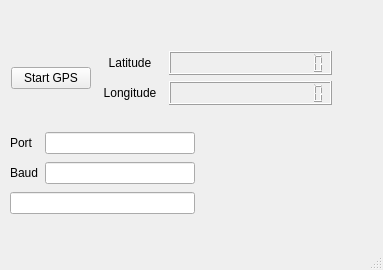
<?xml version="1.0" encoding="UTF-8"?>
<ui version="4.0">
 <class>MainWindow</class>
 <widget class="QMainWindow" name="MainWindow">
  <property name="geometry">
   <rect>
    <x>0</x>
    <y>0</y>
    <width>383</width>
    <height>270</height>
   </rect>
  </property>
  <property name="windowTitle">
   <string>MainWindow</string>
  </property>
  <widget class="QWidget" name="centralwidget">
   <widget class="QWidget" name="layoutWidget">
    <property name="geometry">
     <rect>
      <x>10</x>
      <y>130</y>
      <width>185</width>
      <height>89</height>
     </rect>
    </property>
    <layout class="QGridLayout" name="gridLayout">
     <item row="0" column="0">
      <widget class="QLabel" name="portLabel">
       <property name="text">
        <string>Port</string>
       </property>
      </widget>
     </item>
     <item row="0" column="1">
      <widget class="QLineEdit" name="readPort"/>
     </item>
     <item row="1" column="0">
      <widget class="QLabel" name="baudLabel">
       <property name="text">
        <string>Baud</string>
       </property>
      </widget>
     </item>
     <item row="1" column="1">
      <widget class="QLineEdit" name="readBaud"/>
     </item>
     <item row="2" column="0" colspan="2">
      <widget class="QLineEdit" name="debugOutput"/>
     </item>
    </layout>
   </widget>
   <widget class="QWidget" name="layoutWidget">
    <property name="geometry">
     <rect>
      <x>11</x>
      <y>51</y>
      <width>321</width>
      <height>54</height>
     </rect>
    </property>
    <layout class="QGridLayout" name="gridLayout_2">
     <item row="0" column="0" rowspan="2">
      <widget class="QPushButton" name="gps_pushBtn">
       <property name="text">
        <string>Start GPS</string>
       </property>
      </widget>
     </item>
     <item row="0" column="1">
      <widget class="QLabel" name="latLabel">
       <property name="layoutDirection">
        <enum>Qt::LeftToRight</enum>
       </property>
       <property name="text">
        <string>Latitude</string>
       </property>
       <property name="alignment">
        <set>Qt::AlignCenter</set>
       </property>
      </widget>
     </item>
     <item row="0" column="2">
      <widget class="QLCDNumber" name="LcdLatitude">
       <property name="digitCount">
        <number>16</number>
       </property>
      </widget>
     </item>
     <item row="1" column="1">
      <widget class="QLabel" name="longLabel">
       <property name="text">
        <string>Longitude</string>
       </property>
       <property name="alignment">
        <set>Qt::AlignCenter</set>
       </property>
      </widget>
     </item>
     <item row="1" column="2">
      <widget class="QLCDNumber" name="LcdLongitude">
       <property name="digitCount">
        <number>16</number>
       </property>
      </widget>
     </item>
    </layout>
   </widget>
  </widget>
  <widget class="QMenuBar" name="menubar">
   <property name="geometry">
    <rect>
     <x>0</x>
     <y>0</y>
     <width>383</width>
     <height>22</height>
    </rect>
   </property>
  </widget>
  <widget class="QStatusBar" name="statusbar"/>
 </widget>
 <resources/>
 <connections/>
</ui>
